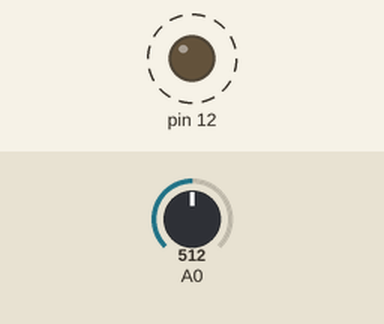
Simulated run of this sketch. Board: Arduino Uno, built with avr-gcc and run on an emulated ATmega328P. Shown: output pins drawn as LEDs (lit = HIGH). Dashed ring = blinking. The test bench sets the inputs (shaded band); at power-on: A0 = 512.

Above: at 1.8 s.
1.9 s: A0 set to 0
At 2.8 s:
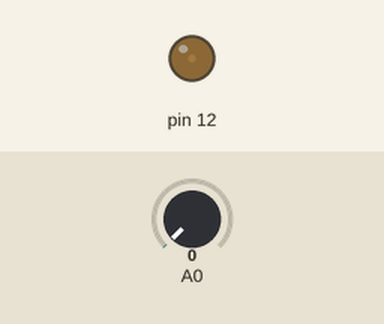
3.6 s: A0 set to 122
At 3.9 s:
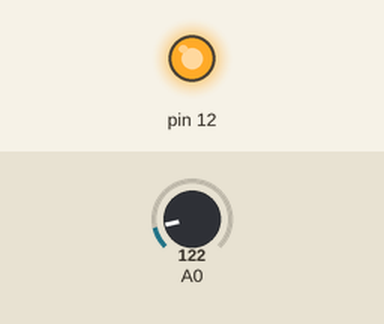
Timing chart, 0 to 13.1 s (numbered marks = the images above; inputs shaded):
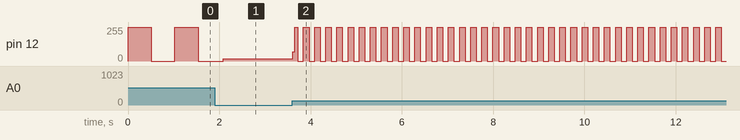

Measured:
- after the input at 3.6 s, pin 12: 16/255 → 69/255 at once, then moves between 0/255 and 255/255, repeating every 0.24 s
- by itself, pin 12: alternates 255/255 for 0.51 s and 0/255 for 0.51 s

The sketch:

sketch_may05a.ino
```cpp
void setup() {
  // put your setup code here, to run once:
  pinMode(12,OUTPUT);
  Serial.begin(9600);
}

void loop() {
  // put your main code here, to run repeatedly:
  int sensorRead=analogRead(A0);
  digitalWrite(12,HIGH);
  delay(sensorRead);
  digitalWrite(12,LOW);
  delay(sensorRead);

}
```
